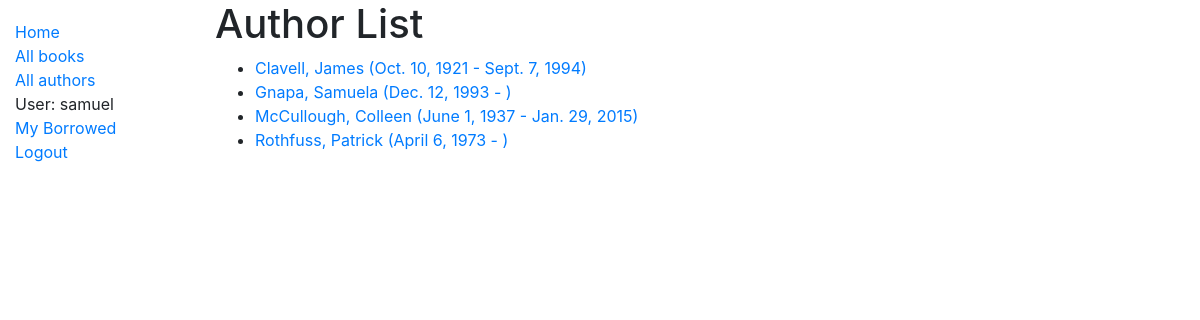
/catalog/authors/ (signed in), run on the app's committed database.
### catalog/models.py (models this page shows)
class Author(models.Model):
    first_name = models.CharField(max_length=100)
    last_name = models.CharField(max_length=100)
    date_of_birth = models.DateField(null=True, blank=True)
    date_of_death = models.DateField('Died', null=True, blank=True)
    class Meta:
        ordering = ['last_name', 'first_name']
    def get_absolute_url(self):
        return reverse('author-detail', args=[str(self.id)])
    def __str__(self):
        return f'{self.last_name}, {self.first_name}'

### catalog/views.py (the view)
# urls.py: path('authors/', views.AuthorListView.as_view(), name='authors'),
class AuthorListView(generic.ListView):
    model = Author
    paginate_by = 10

### catalog/templates/catalog/author_list.html
{% extends "base_generic.html" %}
{% block content %}
<h1>Author List</h1>
{% if author_list %}
  <ul>
  {% for author in author_list %}
    <li>
      <a href="{{ author.get_absolute_url }}">
      {{ author }} ({{author.date_of_birth}} - {% if author.date_of_death %}{{author.date_of_death}}{% endif %})
      </a>
    </li>
  {% endfor %}
 </ul>
{% else %}
  <p>There are no authors available.</p>
{% endif %}
{% endblock %}

### catalog/templates/base_generic.html (shortened to what this page needs)
<!DOCTYPE html>
<html lang="en">
<head>
  <link rel="stylesheet" href="https://stackpath.bootstrapcdn.com/bootstrap/4.1.3/css/bootstrap.min.css">
  {% load static %}
  <link rel="stylesheet" href="{% static 'css/styles.css' %}">
</head>
<body>
  <div class="container-fluid">
    <div class="row">
      <div class="col-sm-2">
      {% block sidebar %}
        <ul class="sidebar-nav">
          <li><a href="{% url 'index' %}">Home</a></li>
          <li><a href="{% url 'books' %}">All books</a></li>
          <li><a href="">All authors</a></li>
          {% if user.is_authenticated %}
          <li>User: {{ user.get_username }}</li>
          <li><a href="{% url 'my-borrowed' %}">My Borrowed</a></li>
          <li><a href="{% url 'logout'%}?next={{request.path}}">Logout</a></li>
          {% else %}
            <li><a href="{% url 'login'%}?next={{request.path}}">Login</a></li>
          {% endif %}
        </ul>
     {% endblock %}
      </div>
      <div class="col-sm-10 ">{% block content %}{% endblock %}</div>
    </div>
  </div>
</body>
</html>

### catalog/static/styles.css (style rules this page uses)
.sidebar-nav { margin-top: 20px; padding: 0; list-style: none; }

### data on the page
Author: last_name+first_name "Clavell, James", date_of_birth "Oct. 10, 1921", date_of_death "Sept. 7, 1994"
Author: last_name+first_name "Gnapa, Samuela", date_of_birth "Dec. 12, 1993"
Author: last_name+first_name "McCullough, Colleen", date_of_birth "June 1, 1937", date_of_death "Jan. 29, 2015"
Author: last_name+first_name "Rothfuss, Patrick", date_of_birth "April 6, 1973"

### other printed values
{{ user.get_username }} "samuel"
